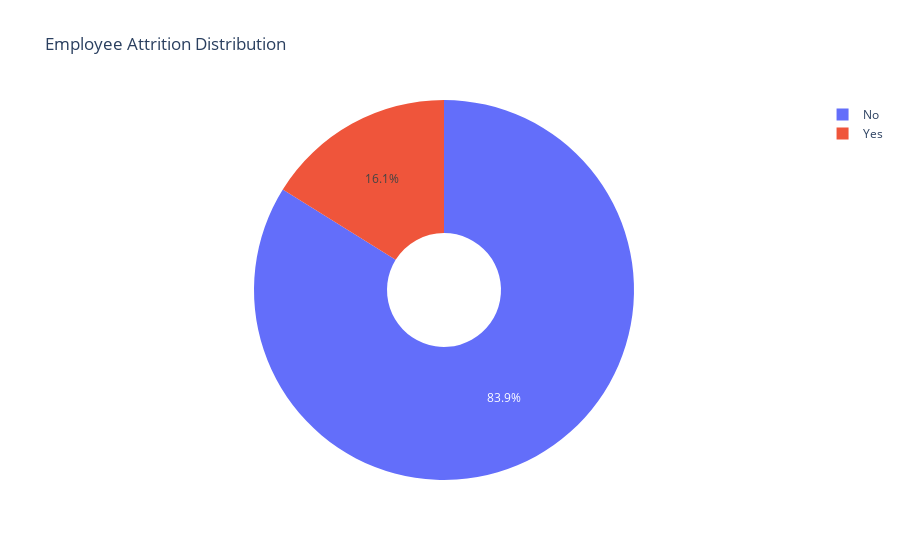

Here is the notebook cell this chart was saved with:
### Markdown cell above
## Exploratory Data Analysis EDA

### Code cell
# attrition distribution

fig = px.pie(df, names="Attrition", title="Employee Attrition Distribution", hole=0.3)

# Show Plot
fig.show()

### Figure 1 — Plotly figure (JSON) as saved in the notebook; plotly's stock layout.template omitted (floating-point values rounded to 4 significant figures; data arrays with more than 128 entries replaced by an {"elided": "..."} marker saying what was removed)
{"data": [{"domain": {"x": [0, 1], "y": [0, 1]}, "hole": 0.3, "hovertemplate": "Attrition=%{label}<extra></extra>", "labels": {"elided": "1470 str values"}, "legendgroup": "", "name": "", "showlegend": true, "type": "pie"}], "layout": {"legend": {"tracegroupgap": 0}, "title": {"text": "Employee Attrition Distribution"}}}
